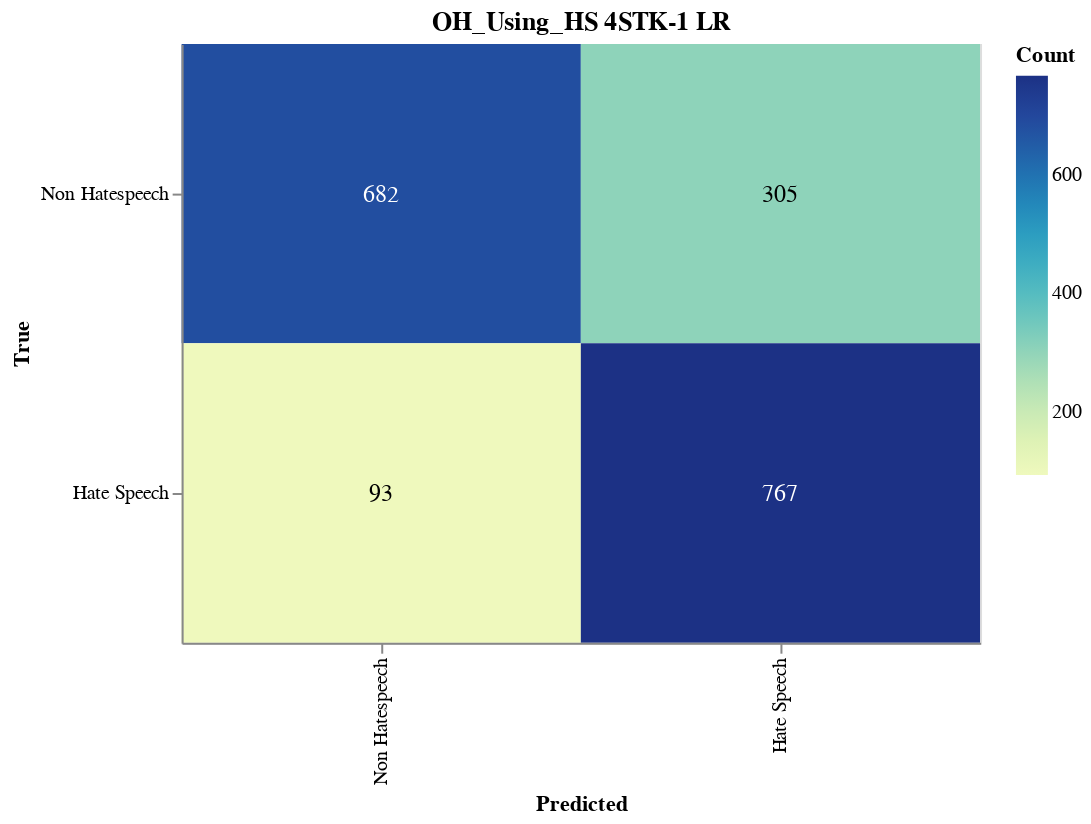

Notebook source saved alongside this figure:
### Markdown cell above
#### Save CM

### Code cell
import altair as alt
import altair_saver
import pandas as pd
from sklearn.metrics import confusion_matrix

# Calculate the confusion matrix
cm = confusion_matrix(y_val, adjusted_predictions)

# Define class names
class_names = ['Non Hatespeech', 'Hate Speech']

# Convert confusion matrix to DataFrame
cm_df = pd.DataFrame(cm, index=class_names, columns=class_names).reset_index().melt(id_vars='index')
cm_df.columns = ['True', 'Predicted', 'Count']

# Ensure the order of categories
cm_df['True'] = pd.Categorical(cm_df['True'], categories=class_names, ordered=True)
cm_df['Predicted'] = pd.Categorical(cm_df['Predicted'], categories=class_names, ordered=True)

# Create the Altair plot
heatmap = alt.Chart(cm_df).mark_rect().encode(
    x=alt.X('Predicted:O', sort=class_names),
    y=alt.Y('True:O', sort=class_names),
    color='Count:Q',
    tooltip=['True', 'Predicted', 'Count']
).properties(
    width=400,
    height=300,
    title='OH_Using_HS 4STK-1 LR'
)

# Add text labels
text = heatmap.mark_text(
    align='center',
    baseline='middle',
    fontSize=12
).encode(
    text='Count:Q',
    color=alt.condition(
        alt.datum.Count > cm.max() / 2,
        alt.value('white'),
        alt.value('black')
    )
)

# Combine heatmap and text
final_chart = heatmap + text

# Display the plot
final_chart.show()

### Figure 1 — Vega-Lite specification as saved in the notebook (floating-point values rounded to 4 significant figures)
{"config": {"view": {"continuousWidth": 300, "continuousHeight": 300}}, "layer": [{"mark": {"type": "rect"}, "encoding": {"color": {"field": "Count", "type": "quantitative"}, "tooltip": [{"field": "True", "type": "ordinal"}, {"field": "Predicted", "type": "ordinal"}, {"field": "Count", "type": "quantitative"}], "x": {"field": "Predicted", "sort": ["Non Hatespeech", "Hate Speech"], "type": "ordinal"}, "y": {"field": "True", "sort": ["Non Hatespeech", "Hate Speech"], "type": "ordinal"}}, "title": "OH_Using_HS 4STK-1 LR"}, {"mark": {"type": "text", "align": "center", "baseline": "middle", "fontSize": 12}, "encoding": {"color": {"condition": {"test": "(datum.Count > 383.5)", "value": "white"}, "value": "black"}, "text": {"field": "Count", "type": "quantitative"}, "tooltip": [{"field": "True", "type": "ordinal"}, {"field": "Predicted", "type": "ordinal"}, {"field": "Count", "type": "quantitative"}], "x": {"field": "Predicted", "sort": ["Non Hatespeech", "Hate Speech"], "type": "ordinal"}, "y": {"field": "True", "sort": ["Non Hatespeech", "Hate Speech"], "type": "ordinal"}}, "title": "OH_Using_HS 4STK-1 LR"}], "data": {"name": "data-94f744181f1fa3abd4212730b0cb3bed"}, "height": 300, "width": 400, "$schema": "https://vega.github.io/schema/vega-lite/v5.17.0.json", "datasets": {"data-94f744181f1fa3abd4212730b0cb3bed": [{"True": "Non Hatespeech", "Predicted": "Non Hatespeech", "Count": 682}, {"True": "Hate Speech", "Predicted": "Non Hatespeech", "Count": 93}, {"True": "Non Hatespeech", "Predicted": "Hate Speech", "Count": 305}, {"True": "Hate Speech", "Predicted": "Hate Speech", "Count": 767}]}}
